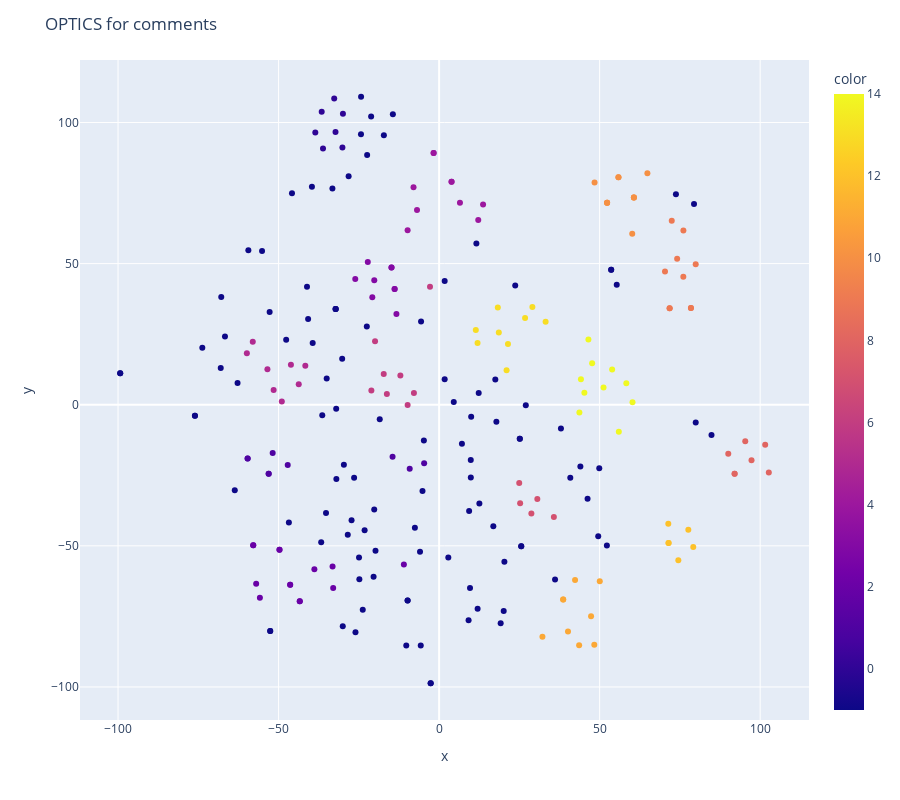

Notebook code for this chart:
### Code cell
# OPTICS Clustering
from sklearn.cluster import OPTICS
clustering = OPTICS(metric='cosine').fit(embeddings_names)
labels = clustering.labels_

# Plot the results
fig = px.scatter(x=tsne.embedding_[:, 0], y=tsne.embedding_[:, 1], color=labels, hover_name=combined_issues_names)
fig.update_layout(
    height=800,
    title_text='OPTICS for comments'
)
fig.show()

### Figure 1 — Plotly figure (JSON) as saved in the notebook; plotly's stock layout.template omitted (floating-point values rounded to 4 significant figures; data arrays with more than 128 entries replaced by an {"elided": "..."} marker saying what was removed)
{"data": [{"hovertemplate": "<b>%{hovertext}</b><br><br>x=%{x}<br>y=%{y}<br>color=%{marker.color}<extra></extra>", "hovertext": {"elided": "240 str values"}, "legendgroup": "", "marker": {"color": {"elided": "240 int values"}, "coloraxis": "coloraxis", "symbol": "circle"}, "mode": "markers", "name": "", "orientation": "v", "showlegend": false, "type": "scatter", "x": {"elided": "240 float values"}, "xaxis": "x", "y": {"elided": "240 float values"}, "yaxis": "y"}], "layout": {"coloraxis": {"colorbar": {"title": {"text": "color"}}, "colorscale": [[0, "#0d0887"], [0.1111, "#46039f"], [0.2222, "#7201a8"], [0.3333, "#9c179e"], [0.4444, "#bd3786"], [0.5556, "#d8576b"], [0.6667, "#ed7953"], [0.7778, "#fb9f3a"], [0.8889, "#fdca26"], [1, "#f0f921"]]}, "height": 800, "legend": {"tracegroupgap": 0}, "margin": {"t": 60}, "title": {"text": "OPTICS for comments"}, "xaxis": {"anchor": "y", "domain": [0, 1], "title": {"text": "x"}}, "yaxis": {"anchor": "x", "domain": [0, 1], "title": {"text": "y"}}}}
